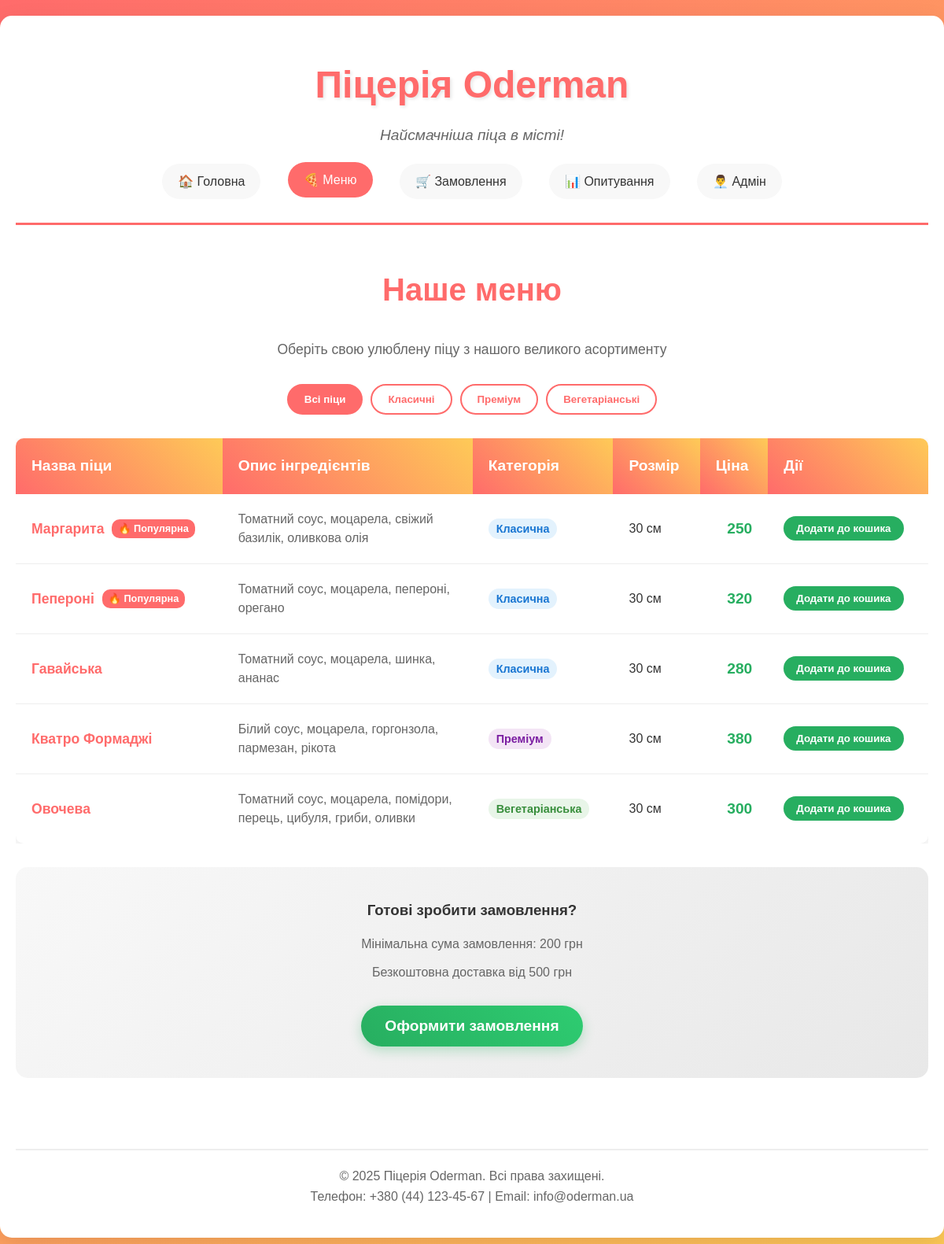
The page /menu on the database its author committed.
### models.py (models this page shows, shortened)
class Pizza(db.Model):
    id = db.Column(db.Integer, primary_key=True)
    name = db.Column(db.String(100), nullable=False)
    ingredients = db.Column(db.Text, nullable=False)
    price = db.Column(db.Float, nullable=False)
    category = db.Column(db.String(50), nullable=False)
    category_display = db.Column(db.String(100), nullable=False)
    size = db.Column(db.String(20), nullable=False, default='30 см')
    popular = db.Column(db.Boolean, default=False)
    available = db.Column(db.Boolean, default=True)
    image_url = db.Column(db.String(200), nullable=True)
    created_at = db.Column(db.DateTime, default=datetime.utcnow)
    updated_at = db.Column(db.DateTime, default=datetime.utcnow, onupdate=datetime.utcnow)
    def to_dict(self):
        return {
            'id': self.id,
            'name': self.name,
            'ingredients': self.ingredients,
            'price': str(int(self.price)),
            'category': self.category,
            'category_display': self.category_display,
            'size': self.size,
            'popular': self.popular,
            'available': self.available,
            'image_url': self.image_url
        }

### app.py (the view)
@app.route('/menu')
def menu():
    pizzas = Pizza.query.filter_by(available=True).all()
    pizzas_dict = [pizza.to_dict() for pizza in pizzas]
    return render_template('menu.html', pizzas=pizzas_dict)

### app.py (called while the page is built)
@app.template_global()
def get_current_year():
    from datetime import datetime
    return datetime.now().year

### templates/menu.html (shortened to what this page needs)
{% extends "base.html" %}
{% block content %}
<div class="menu-header">
    <h2 class="page-title">Наше меню</h2>
    <p class="menu-intro">Оберіть свою улюблену піцу з нашого великого асортименту</p>
</div>
<div class="menu-categories">
    <button class="category-btn active" data-category="all">Всі піци</button>
    <button class="category-btn" data-category="classic">Класичні</button>
    <button class="category-btn" data-category="premium">Преміум</button>
    <button class="category-btn" data-category="vegetarian">Вегетаріанські</button>
</div>
<div class="menu-table-container">
    <table class="menu-table">
        <thead>
            <tr>
                <th>Назва піци</th>
                <th>Опис інгредієнтів</th>
                <th>Категорія</th>
                <th>Розмір</th>
                <th>Ціна</th>
                <th>Дії</th>
            </tr>
        </thead>
        <tbody>
            {% for pizza in pizzas %}
            <tr class="pizza-row" data-category="{{ pizza.category }}">
                <td class="pizza-name">
                    <div class="pizza-info">
                        <strong>{{ pizza.name }}</strong>
                        {% if pizza.popular %}
                        <span class="popular-badge">🔥 Популярна</span>
                        {% endif %}
                    </div>
                </td>
                <td class="pizza-ingredients">{{ pizza.ingredients }}</td>
                <td class="pizza-category">
                    <span class="category-tag category-{{ pizza.category }}">
                        {{ pizza.category_display }}
                    </span>
                </td>
                <td class="pizza-size">{{ pizza.size }}</td>
                <td class="pizza-price">{{ pizza.price }}</td>
                <td class="pizza-actions">
                    <button class="add-to-cart-btn" data-pizza="{{ pizza.name }}" data-price="{{ pizza.price }}">
                        Додати до кошика
                    </button>
                </td>
            </tr>
            {% endfor %}
        </tbody>
    </table>
</div>
<div class="order-section">
    <div class="order-info">
        <h3>Готові зробити замовлення?</h3>
        <p>Мінімальна сума замовлення: 200 грн</p>
        <p>Безкоштовна доставка від 500 грн</p>
    </div>
    <button class="order-button" id="orderButton" onclick="window.location.href='{{ url_for('order_form') }}'">Оформити замовлення</button>
</div>
{% endblock %}

### static/css/style.css (style rules this page uses)
* { margin: 0; padding: 0; box-sizing: border-box; }
body { font-family: 'Arial', sans-serif; line-height: 1.6; color: #333; background: linear-gradient(135deg, #ff6b6b, #feca57); min-height: 100vh; }
.page-title { text-align: center; font-size: 2.5rem; color: #ff6b6b; margin-bottom: 30px; }
.menu-table-container { overflow-x: auto; margin: 30px 0; }
.menu-table { width: 100%; border-collapse: collapse; background: white; border-radius: 10px; overflow: hidden; box-shadow: 0 5px 15px rgba(0, 0, 0, 0.1); }
.menu-table th { background: linear-gradient(45deg, #ff6b6b, #feca57); color: white; padding: 20px; text-align: left; font-size: 1.2rem; font-weight: bold; }
.menu-table td { padding: 20px; border-bottom: 1px solid #eee; transition: background-color 0.3s ease; }
.menu-table tr:last-child td { border-bottom: none; }
.pizza-name { font-weight: bold; color: #ff6b6b; font-size: 1.1rem; }
.pizza-ingredients { color: #666; line-height: 1.5; }
.pizza-price { font-weight: bold; color: #27ae60; font-size: 1.2rem; text-align: right; }
.order-section { text-align: center; padding: 40px 20px; background: linear-gradient(135deg, #f8f8f8, #e8e8e8); border-radius: 15px; margin: 30px 0; }
.order-button { padding: 15px 30px; background: linear-gradient(45deg, #27ae60, #2ecc71); color: white; border: none; border-radius: 50px; font-size: 1.2rem; font-weight: bold; cursor: pointer; transition: all 0.3s ease; box-shadow: 0 5px 15px rgba(39, 174, 96, 0.3); }
.menu-header { text-align: center; margin-bottom: 30px; }
.menu-intro { font-size: 1.1rem; color: #666; margin-top: 10px; }
.menu-categories { display: flex; justify-content: center; gap: 10px; margin: 30px 0; flex-wrap: wrap; }
.category-btn { padding: 10px 20px; border: 2px solid #ff6b6b; background: white; color: #ff6b6b; border-radius: 25px; cursor: pointer; transition: all 0.3s ease; font-weight: bold; }
.category-btn:hover, .category-btn.active { background: #ff6b6b; color: white; }
.pizza-info { display: flex; align-items: center; gap: 10px; }
.popular-badge { font-size: 0.8rem; background: #ff6b6b; color: white; padding: 2px 8px; border-radius: 10px; }
.pizza-ingredients { max-width: 300px; }
.category-tag { padding: 5px 10px; border-radius: 15px; font-size: 0.9rem; font-weight: bold; }
.category-classic { background: #e3f2fd; color: #1976d2; }
.category-premium { background: #f3e5f5; color: #7b1fa2; }
.category-vegetarian { background: #e8f5e8; color: #388e3c; }
.add-to-cart-btn { background: #27ae60; color: white; border: none; padding: 8px 16px; border-radius: 20px; cursor: pointer; transition: all 0.3s ease; font-weight: bold; }
.order-info h3 { color: #333; margin-bottom: 15px; }
.order-info p { color: #666; margin-bottom: 10px; }
.order-button { margin-top: 20px; }

### rows shown on the page
Pizza: name "Маргарита", shows "🔥 Популярна", ingredients "Томатний соус, моцарела, свіжий базилік, оливкова олія", category_display "Класична", size "30 см", price "250"
Pizza: name "Пепероні", shows "🔥 Популярна", ingredients "Томатний соус, моцарела, пепероні, орегано", category_display "Класична", size "30 см", price "320"
Pizza: name "Гавайська", ingredients "Томатний соус, моцарела, шинка, ананас", category_display "Класична", size "30 см", price "280"
Pizza: name "Кватро Формаджі", ingredients "Білий соус, моцарела, горгонзола, пармезан, рікота", category_display "Преміум", size "30 см", price "380"
Pizza: name "Овочева", ingredients "Томатний соус, моцарела, помідори, перець, цибуля, гриби, оливки", category_display "Вегетаріанська", size "30 см", price "300"

### other values the page prints
{{ get_current_year() }} "2025"
